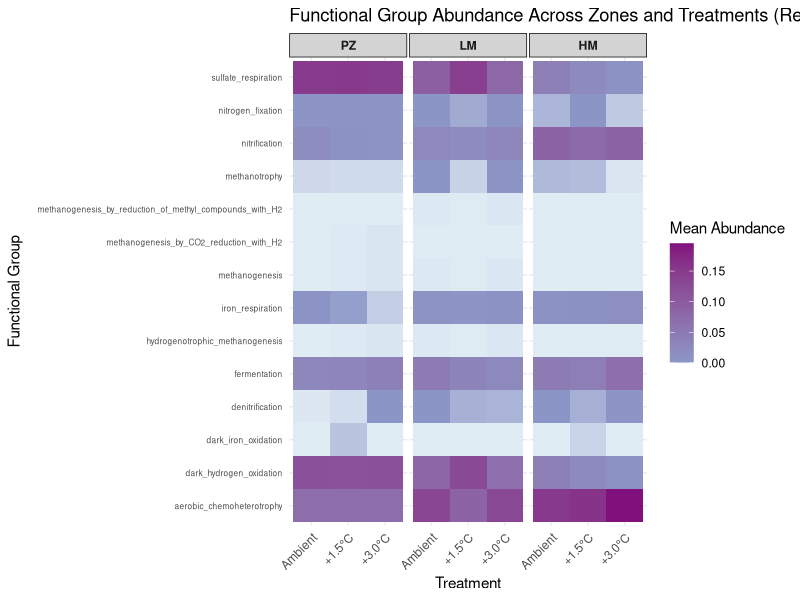
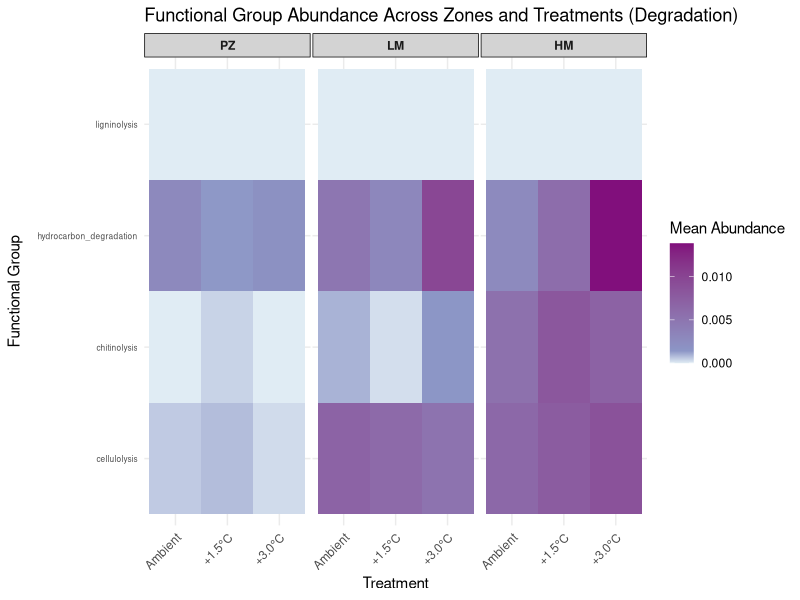
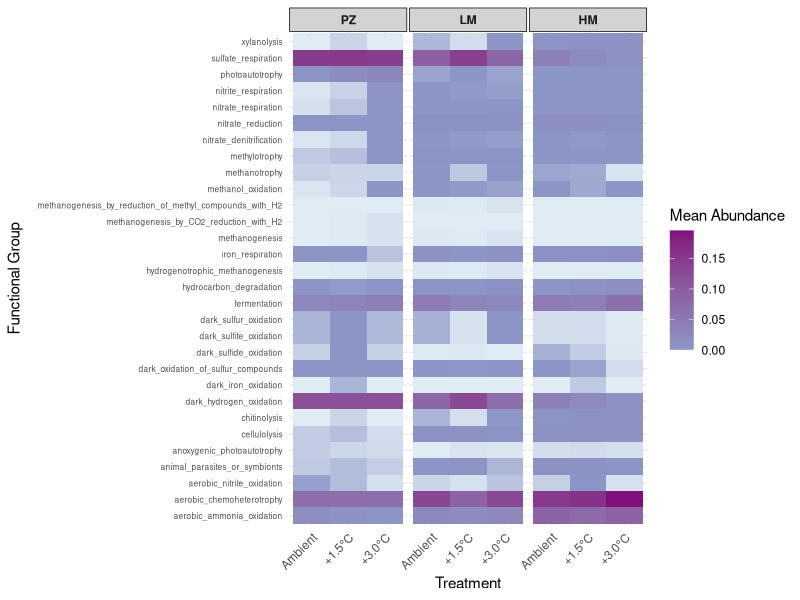

The R source for these figures, in order: (Note: this script raises an error after producing the figures.)
## ---- chunk 1

## ---- chunk 2
library(tidyverse)
library(ggplot2)
library(dplyr)
library(broom)
library(purrr)
## ---- chunk 3
df_functional <- read.delim("./data/faprotax/df_functional_database.tsv", dec = ".", sep = "\t")
df_metadata <-  read.delim("./metadata.txt", dec = ".", sep= "\t")
## ---- chunk 4
df_metadata <- df_metadata %>%
  rename(Sample_ID = sample_name) %>%
  mutate(Layer = case_when(
    Depth %in% c("0-5 cm", "5-10 cm", "20-30 cm") ~ "Top-soil (0-30 cm)",
    Depth %in% c("40-50 cm", "80-100 cm") ~ "Bottom-soil (40-100 cm)",
    TRUE ~ NA_character_  # For unexpected values
  ))
df_metadata <- df_metadata %>%
  mutate_at(c(5:9), as.factor)
## ---- chunk 5
# Assuming df_functional has Sample_IDs as column names
df_functional_long <- df_functional %>%
  pivot_longer(cols = -X.group, names_to = "Sample_ID", values_to = "abundance")

df_functional_long$Functional <- df_functional_long$X.group

# Merge with metadata
df_merged <- df_functional_long %>%
  inner_join(df_metadata, by = "Sample_ID")

# Reorder Factors
df_merged <- df_merged %>%
  mutate(Treatment = case_when(
    Treatment == "ambient" ~ "Ambient",
    Treatment == "1.5" ~ "+1.5°C",
    Treatment == "3" ~ "+3.0°C",
    TRUE ~ Treatment
  )) %>%
  mutate(Treatment = factor(Treatment, levels = c("Ambient", "+1.5°C", "+3.0°C")))

# Reorder Zone factor
df_merged <- df_merged %>%
  mutate(Zone = factor(Zone, levels = c("PZ", "LM", "HM")))
## ---- chunk 6
# Filter out functional groups containing "human"
df_merged_filtered <- df_merged %>%
  filter(!str_detect(Functional, regex("human", ignore_case = TRUE)))

desired_functions_redox <- c(
  "methanogenesis_by_CO2_reduction_with_H2",
  "methanogenesis_by_reduction_of_methyl_compounds_with_H2",
  "hydrogenotrophic_methanogenesis",
  "methanogenesis",
  "nitrogen_fixation",
  "nitrification",
  "denitrification",
  "sulfate_respiration",
  "methanotrophy",
  "dark_hydrogen_oxidation",
  "fermentation",
  "aerobic_chemoheterotrophy",
  "dark_iron_oxidation",
  "iron_respiration"
)

desired_functions_degradation <- c(
  "cellulolysis",
  "chitinolysis",
  "ligninolysis",
  "hydrocarbon_degradation"
#  "aliphatic_non_methane_hydrocarbon_degradation",
#  "aromatic_hydrocarbon_degradation",
#  "aromatic_compound_degradation"
)

desired_functions_all <- c(
  "aerobic_chemoheterotrophy",
  "photoautotrophy",
  "nitrite_respiration",
  "nitrate_reduction",
  "aerobic_nitrite_oxidation",
  "hydrocarbon_degradation",
  "fermentation",
  "sulfate_respiration",
  "xylanolysis",
  "chitinolysis",
  "cellulolysis",
  "methanotrophy",
  "aerobic_ammonia_oxidation",
  "anoxygenic_photoautotrophy",
  "nitrate_denitrification",
  "dark_hydrogen_oxidation",
  "urelolysis",
  "dark_sulfite_oxidation",
  "dark_sulfur_oxidation",
  "dark_oxidation_of_sulfur_compounds",
  "dark_sulfide_oxidation",
  "animal_parasites_or_symbionts",
  "nitrate_respiration",
  "methanol_oxidation",
  "methylotrophy",
  "methanogenesis",
  "methanogenesis_by_CO2_reduction_with_H2",
  "methanogenesis_by_reduction_of_methyl_compounds_with_H2",
  "hydrogenotrophic_methanogenesis",
  "dark_iron_oxidation",
  "iron_respiration"
)

df_merged_filtered_redox <- df_merged_filtered %>%
  filter(Functional %in% desired_functions_redox)

df_merged_filtered_degradation <- df_merged_filtered %>%
  filter(Functional %in% desired_functions_degradation)

df_merged_filtered_all <- df_merged_filtered %>%
  filter(Functional %in% desired_functions_all)

# Calculate mean abundance for each combination
df_heatmap_redox <- df_merged_filtered_redox %>%
  group_by(Functional, Zone, Treatment) %>%
  summarise(mean_abundance = mean(abundance, na.rm = TRUE)) %>%
  ungroup()

# Calculate mean abundance for each combination
df_heatmap_degradation <- df_merged_filtered_degradation %>%
  group_by(Functional, Zone, Treatment) %>%
  summarise(mean_abundance = mean(abundance, na.rm = TRUE)) %>%
  ungroup()

# Calculate mean abundance for each combination
df_heatmap_all <- df_merged_filtered_all %>%
  group_by(Functional, Zone, Treatment) %>%
  summarise(mean_abundance = mean(abundance, na.rm = TRUE)) %>%
  ungroup()

# Create the heatmap with zones side by side and shared y-axis
# Define the custom color palette
custom_palette <- c("#e0ecf4", "#8c96c6", "#810f7c")

# Modify plot_heatmap_functional_redox
plot_heatmap_functional_redox <- ggplot(df_heatmap_redox, aes(x = Treatment, y = Functional, fill = mean_abundance)) +
  geom_tile() +
  facet_grid(. ~ Zone, scales = "free_x", space = "free_x") +
  scale_fill_gradientn(name = "Mean Abundance", 
                       colors = custom_palette,
                       values = scales::rescale(c(min(df_heatmap_redox$mean_abundance),
                                                  median(df_heatmap_redox$mean_abundance),
                                                  max(df_heatmap_redox$mean_abundance)))) +
  theme_minimal() +
  theme(
    axis.text.x = element_text(angle = 45, hjust = 1),
    axis.text.y = element_text(size = 6),
    strip.background = element_rect(fill = "lightgrey"),
    strip.text = element_text(face = "bold"),
    panel.spacing = unit(0.1, "lines"),
    axis.title.y = element_text(margin = margin(r = 10))
  ) +
  labs(x = "Treatment", y = "Functional Group", 
       title = "Functional Group Abundance Across Zones and Treatments (Redox)")

# Modify plot_heatmap_functional_degradation
plot_heatmap_functional_degradation <- ggplot(df_heatmap_degradation, aes(x = Treatment, y = Functional, fill = mean_abundance)) +
  geom_tile() +
  facet_grid(. ~ Zone, scales = "free_x", space = "free_x") +
  scale_fill_gradientn(name = "Mean Abundance", 
                       colors = custom_palette,
                       values = scales::rescale(c(min(df_heatmap_degradation$mean_abundance),
                                                  median(df_heatmap_degradation$mean_abundance),
                                                  max(df_heatmap_degradation$mean_abundance)))) +
  theme_minimal() +
  theme(
    axis.text.x = element_text(angle = 45, hjust = 1),
    axis.text.y = element_text(size = 6),
    strip.background = element_rect(fill = "lightgrey"),
    strip.text = element_text(face = "bold"),
    panel.spacing = unit(0.1, "lines"),
    axis.title.y = element_text(margin = margin(r = 10))
  ) +
  labs(x = "Treatment", y = "Functional Group", 
       title = "Functional Group Abundance Across Zones and Treatments (Degradation)")

# Modify plot_heatmap_functional_all
plot_heatmap_functional_all <- ggplot(df_heatmap_all, aes(x = Treatment, y = Functional, fill = mean_abundance)) +
  geom_tile() +
  facet_grid(. ~ Zone, scales = "free_x", space = "free_x") +
  scale_fill_gradientn(name = "Mean Abundance", 
                       colors = custom_palette,
                       values = scales::rescale(c(min(df_heatmap_all$mean_abundance),
                                                  median(df_heatmap_all$mean_abundance),
                                                  max(df_heatmap_all$mean_abundance)))) +
  theme_minimal() +
  theme(
    axis.text.x = element_text(angle = 45, hjust = 1),
    axis.text.y = element_text(size = 6),
    strip.background = element_rect(fill = "lightgrey"),
    strip.text = element_text(face = "bold"),
    panel.spacing = unit(0.1, "lines"),
    axis.title.y = element_text(margin = margin(r = 10))
  ) +
  labs(x = "Treatment", y = "Functional Group")


# Display the plots
plot_heatmap_functional_redox
plot_heatmap_functional_degradation
plot_heatmap_functional_all
## ---- chunk 7
plot_degradation_bar <- df_merged_filtered %>%
  filter(Functional %in% desired_functions_degradation) %>%
  ggplot(aes(x = abundance, y = Functional, fill = Treatment)) +
      stat_summary(fun = mean, geom = "bar", position = position_dodge(width = 0.9),
                 alpha = 0.9, width = 0.7) +
    stat_summary(fun.data = mean_se, geom = "errorbar",
                 position = position_dodge(width = 0.9), width = 0.25, color = "black") +
    scale_fill_manual(values = c("Ambient" = "#4575B4", "+1.5°C" = "#FDAE61", "+3.0°C" = "#D73027"), name = "Warming treatment:") +
  theme_JM +
  facet_grid(~ Zone)
  

# All Plots
plot_degradation_bar
## ---- chunk 8
# Calculate mean abundance for each combination
df_functional_all <- df_merged_filtered_all %>%
  group_by(Functional, Zone, Treatment, Plot, Layer) %>%
  summarise(mean_abundance = mean(abundance, na.rm = TRUE)) %>%
  ungroup() %>%
  rename(plotid = Plot)

df_warming_all_2022_monthly$plotid <- as.factor(df_warming_all_2022_monthly$plotid)

df_functional_all_warming <- df_functional_all %>%
  left_join(df_warming_all_2022_monthly, by = "plotid")

df_functional_all_warming$Layer <- factor(df_functional_all_warming$Layer, levels = c("Top-soil (0-30 cm)", "Bottom-soil (40-100 cm)"))

plot_degradation_warming_deep <- df_functional_all_warming %>%
  filter(Functional == "hydrocarbon_degradation") %>%
  ggplot(aes(x = deepr_mean, y = mean_abundance, color = Zone)) +
    geom_point() +
    geom_smooth(method = "lm") +
    scale_color_manual(values = c("PZ" = "#084081", "LM" = "#4eb3d3", "HM" = "#ccebc5"), name = "Zone:") +
    theme_JM + 
    labs(x = "Temperature 80 cm [°C]", y = "Hydrocarbon degradation") +
    facet_wrap(~ Layer, ncol = 1)

plot_degradation_warming_pin <- df_functional_all_warming %>%
  filter(Functional == "hydrocarbon_degradation") %>%
  ggplot(aes(x = pinr_mean, y = mean_abundance, color = Zone)) +
    geom_point() +
    geom_smooth(method = "lm") +
    scale_color_manual(values = c("PZ" = "#084081", "LM" = "#4eb3d3", "HM" = "#ccebc5"), name = "Zone:") +
    theme_JM + 
    labs(x = "Temperature 20 cm [°C]", y = "Hydrocarbon degradation") +
    facet_wrap(~ Layer, ncol = 1)

# All Plots
plot_degradation_warming_pin 
plot_degradation_warming_deep

ggarrange(plot_degradation_warming_pin, plot_degradation_warming_deep)
## ---- chunk 9

df_functional_all_warming$fun <- as.factor(df_functional_all_warming$Functional)

# Function to create a plot for a given functional group
create_functional_plot <- function(data, functional_group, temp_var, temp_label) {
  filtered_data <- data %>% filter(Functional == functional_group)
  
  # Check if there is any data for this functional group
  if (nrow(filtered_data) == 0) {
    return(NULL) # Return NULL if no data exists
  }
  
  # Create the plot if data exists
  ggplot(filtered_data, aes(x = .data[[temp_var]], y = mean_abundance, color = Zone)) +
    geom_point() +
    geom_smooth(method = "lm") +
    scale_color_manual(values = c("PZ" = "#084081", "LM" = "#4eb3d3", "HM" = "#ccebc5"), name = "Zone:") +
    theme_JM + 
    labs(x = temp_label, y = stringr::str_to_title(gsub("_", " ", functional_group))) +
    facet_wrap(~ Layer, ncol = 1)
}

# Create plots for deep temperature
plots_deep <- map(desired_functions_all, ~create_functional_plot(df_functional_all_warming, 
                                                                 .x, 
                                                                 "deepr_mean", 
                                                                 "Temperature 80 cm [°C]"))

# Create plots for pin temperature
plots_pin <- map(desired_functions_all, ~create_functional_plot(df_functional_all_warming, 
                                                                .x, 
                                                                "pinr_mean", 
                                                                "Temperature 20 cm [°C]"))

# Name the plots
names(plots_deep) <- paste0(desired_functions_all, "_deep")
names(plots_pin) <- paste0(desired_functions_all, "_pin")

# Combine all plots into a single list and remove NULL entries
all_plots <- c(plots_deep, plots_pin) %>% discard(is.null)

# Plot all the generated plots
for (name in names(all_plots)) {
  print(all_plots[[name]])
}

## ---- chunk 10
# Updated function to perform regression for both temperature variables
perform_regression <- function(data, functional_group) {
  filtered_data <- data %>% filter(Functional == functional_group)
  
  if (nrow(filtered_data) == 0) {
    return(NULL)
  }
  
  regression_results <- filtered_data %>%
    group_by(Zone, Layer) %>%
    summarise(
      pin_estimate = coef(lm(mean_abundance ~ pinr_mean))[2],
      pin_p_value = summary(lm(mean_abundance ~ pinr_mean))$coefficients[2,4],
      deep_estimate = coef(lm(mean_abundance ~ deepr_mean))[2],
      deep_p_value = summary(lm(mean_abundance ~ deepr_mean))$coefficients[2,4],
      .groups = "drop"
    ) %>%
    mutate(Functional = functional_group)
  
  return(regression_results)
}

# Run regressions for all functional groups
results <- map_dfr(desired_functions_all, ~perform_regression(df_functional_all_warming, .x))

# Format the table for better readability
final_results <- results %>%
  mutate(across(ends_with("estimate"), ~round(., 3))) %>%
  mutate(across(ends_with("p_value"), ~round(., 3))) %>%
  arrange(Functional, Zone, Layer)

# View the final table
print(final_results)

# Optionally save the table as a CSV file
write.csv(final_results, "functional_group_responses.csv", row.names = FALSE)


